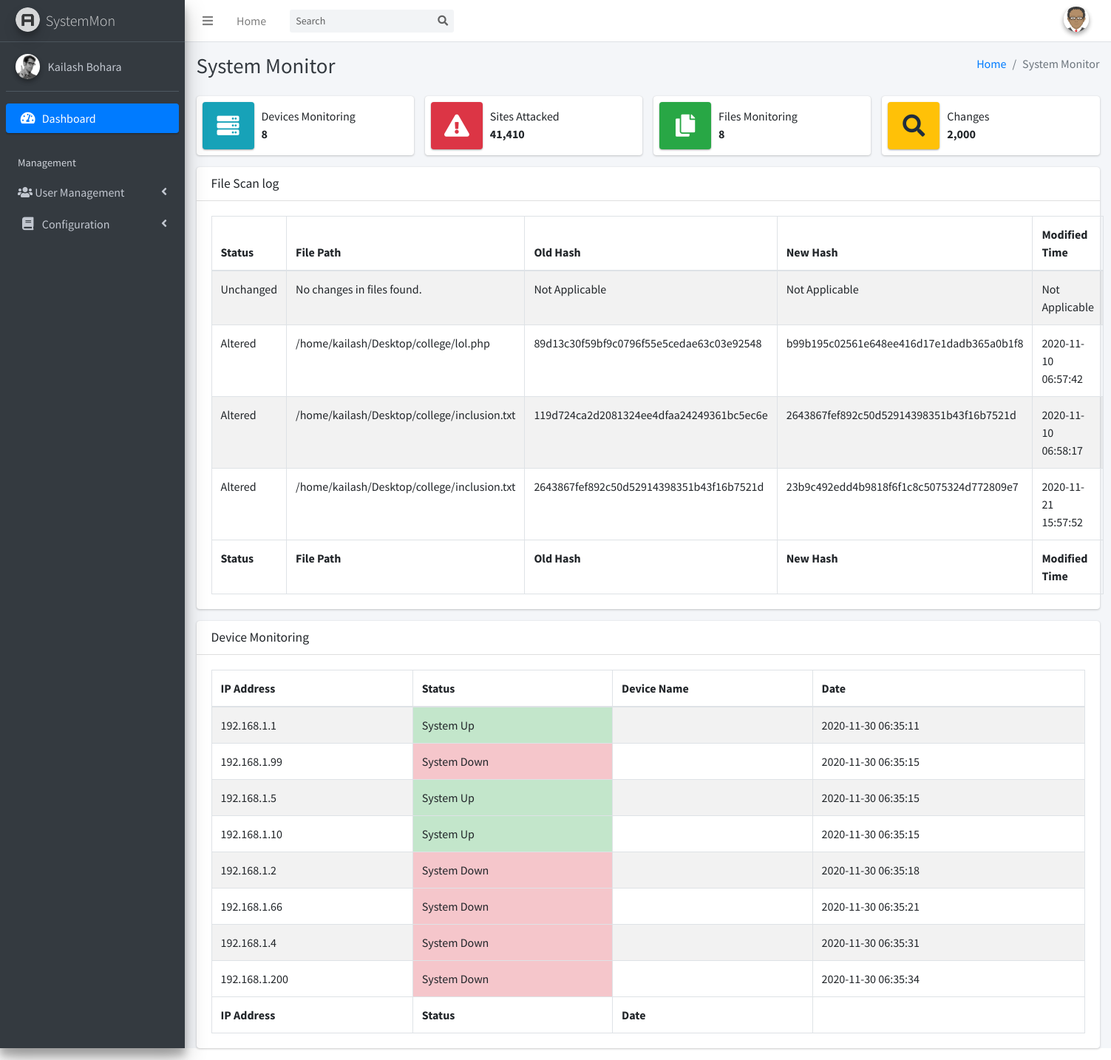
Page /dashboard.php on the committed database.
### tables this page shows
CREATE TABLE `file_history` (
  `time_stamp` char(19) DEFAULT NULL,
  `status` varchar(10) NOT NULL,
  `file_path` varchar(200) NOT NULL,
  `old_hash` varchar(40) DEFAULT NULL,
  `new_hash` varchar(40) DEFAULT NULL,
  `file_last_mod` char(19) DEFAULT NULL,
  `acct` varchar(20) NOT NULL
);

CREATE TABLE `IPstatus` (
  `id` smallint(6) NOT NULL,
  `ip_addr` varchar(15) DEFAULT NULL,
  `status` enum('up','down','n/a') NOT NULL DEFAULT 'n/a',
  `device_name` text NOT NULL,
  `date` timestamp NOT NULL DEFAULT CURRENT_TIMESTAMP
);

### dashboard.php (the view, shortened to what this page needs)
<!DOCTYPE html>
<html>
<head>
  <link rel="stylesheet" href="plugins/fontawesome-free/css/all.min.css">
  <link rel="stylesheet" href="https://code.ionicframework.com/ionicons/2.0.1/css/ionicons.min.css">
  <link rel="stylesheet" href="plugins/datatables-bs4/css/dataTables.bootstrap4.min.css">
  <link rel="stylesheet" href="plugins/datatables-responsive/css/responsive.bootstrap4.min.css">
  <link rel="stylesheet" href="dist/css/adminlte.min.css">
</head>
<body class="hold-transition sidebar-mini">
<div class="wrapper">
<?php include 'themepart/nav-bar.php'; ?>
<?php include 'themepart/sidebar.php'; ?>
    <div class="content-wrapper">
    <div class="content-header">
      <div class="container-fluid">
        <div class="row mb-2">
          <div class="col-sm-6">
            <h1 class="m-0 text-dark">System Monitor</h1>
          </div>
          <div class="col-sm-6">
            <ol class="breadcrumb float-sm-right">
              <li class="breadcrumb-item"><a href="#">Home</a></li>
              <li class="breadcrumb-item active">System Monitor</li>
            </ol>
          </div>
        </div>
      </div>
    </div>
    <section class="content">
      <div class="container-fluid">
        <div class="row">
          <div class="col-12 col-sm-6 col-md-3">
            <div class="info-box">
              <span class="info-box-icon bg-info elevation-1"><i class="fas fa-server"></i></span>
              <div class="info-box-content">
                 <?php
                 $connection = mysqli_connect("localhost","root","","hash_analyzer");
                 $query = "SELECT * FROM IPstatus";
                 $query_run = mysqli_query($connection,$query);
                 if($query_run)
                 {
                  $row = mysqli_num_rows($query_run);
                  }
                  ?>
                <span class="info-box-text">Devices Monitoring</span>
                <span class="info-box-number">
                  <?php echo $row; ?>
                </span>
              </div>
            </div>
          </div>
          <div class="col-12 col-sm-6 col-md-3">
            <div class="info-box mb-3">
              <span class="info-box-icon bg-danger elevation-1"><i class="fas fa-exclamation-triangle"></i></span>
              <div class="info-box-content">
                <span class="info-box-text">Sites Attacked</span>
                <span class="info-box-number">41,410</span>
              </div>
            </div>
          </div>
          <div class="col-12 col-sm-6 col-md-3">
            <div class="info-box mb-3">
              <span class="info-box-icon bg-success elevation-1"><i class="fas fa-copy"></i></span>
              <div class="info-box-content">
                <?php
                 $connection = mysqli_connect("localhost","root","","hash_analyzer");
                 $query = "SELECT * FROM file_scan_log";
                 $query_run = mysqli_query($connection,$query);
                 if($query_run)
                 {
                  $row = mysqli_num_rows($query_run);
                  }
                  ?>
                <span class="info-box-text">Files Monitoring</span>
                <span class="info-box-number"><?php echo $row; ?></span>
              </div>
            </div>
          </div>
          <div class="col-12 col-sm-6 col-md-3">
            <div class="info-box mb-3">
              <span class="info-box-icon bg-warning elevation-1"><i class="fas fa-search"></i></span>
              <div class="info-box-content">
                <span class="info-box-text">Changes</span>
                <span class="info-box-number">2,000</span>
              </div>
            </div>
          </div>
        </div>
 <div class="card">
              <div class="card-header">
                <h3 class="card-title">File Scan log</h3>
              </div>
              <div class="card-body">
                <?php
                $connection= mysqli_connect("localhost","root","","hash_analyzer");
                $query= "SELECT * FROM file_history";
                $query_run= mysqli_query($connection,$query);
                 ?>
                <table id="file-monitoring" class="table table-bordered table-striped">
                  <thead>
                  <tr>
                    <th>Status</th>
                    <th>File Path</th>
                    <th>Old Hash</th>
                    <th>New Hash</th>
                    <th>Modified Time</th>
                  </tr>
                  </thead>
                  <tbody>
                    <?php
                    if(mysqli_num_rows($query_run)> 0)
                    {
                      while($row = mysqli_fetch_assoc($query_run))
                      {
                       ?>
                  <tr>
                    <td> <?php echo $row['status'];?> </td>
                    <td> <?php echo $row['file_path'];?> </td>
                    <td> <?php echo $row['old_hash'];?> </td>
                    <td> <?php echo $row['new_hash'];?> </td>
                    <td> <?php echo $row['file_last_mod'];?> </td>
                  </tr>
                   <?php
                      }
                    }
                    else {
                      echo "No record found!";
                    }
                    ?>
                  </tbody>
                  <tfoot>
                  <tr>
                    <th>Status</th>
                    <th>File Path</th>
                    <th>Old Hash</th>
                    <th>New Hash</th>
                    <th>Modified Time</th>
                  </tr>
                  </tfoot>
                </table>
              </div>
            </div>
<div class="card">
              <div class="card-header">
                <h3 class="card-title">Device Monitoring</h3>
              </div>
<div class="card-body">
               <?php
                $connection= mysqli_connect("localhost","root","","hash_analyzer");
                $query= "SELECT * FROM IPstatus";
                $query_run= mysqli_query($connection,$query);
                ?>
                <table id="device-monitoring" class="table table-bordered table-striped">
                  <thead>
                  <tr>
                    <th>IP Address</th>
                    <th>Status</th>
                    <th>Device Name</th>
                    <th>Date</th>
                  </tr>
                  </thead>
                  <tbody>
                    <?php
                    if(mysqli_num_rows($query_run)> 0)
                    {
                      while($row = mysqli_fetch_assoc($query_run))
                      {
                       ?>
                  <tr>
                    <td> <?php echo $row['ip_addr'];?> </td>
                    <?php $status=$row['status'];
                     if($status=='up'){
         echo "<td class='table-success'>"."System Up"."</td>"; }
        else
         echo "<td class='table-danger'>"."System Down"."</td>";;
                    ?>
                    <td> <?php echo $row['device_name'];?> </td>
                    <td> <?php echo $row['date'];?> </td>
                  </tr>
                  <?php
                      }
                    }
                    else {
                      echo "No record found!";
                    }
                    ?>
                  </tbody>
                  <tfoot>
                  <tr>
                    <th>IP Address</th>
                    <th>Status</th>
                    <th>Date</th>
                  </tr>
                  </tfoot>
                </table>
              </div>
            </div>
</section>
</div>
</div>
</body>
</html>

### rows in the picture
file_history: status "Unchanged", file_path "No changes in files found.", old_hash "Not Applicable", new_hash "Not Applicable", file_last_mod "Not Applicable"
file_history: status "Altered", file_path "/home/kailash/Desktop/college/lol.php", old_hash "89d13c30f59bf9c0796f55e5cedae63c03e92548", new_hash "b99b195c02561e648ee416d17e1dadb365a0b1f8", file_last_mod "2020-11-10 06:57:42"
file_history: status "Altered", file_path "/home/kailash/Desktop/college/inclusion.txt", old_hash "119d724ca2d2081324ee4dfaa24249361bc5ec6e", new_hash "2643867fef892c50d52914398351b43f16b7521d", file_last_mod "2020-11-10 06:58:17"
file_history: status "Altered", file_path "/home/kailash/Desktop/college/inclusion.txt", old_hash "2643867fef892c50d52914398351b43f16b7521d", new_hash "23b9c492edd4b9818f6f1c8c5075324d772809e7", file_last_mod "2020-11-21 15:57:52"
ipstatus: ip_addr "192.168.1.1", status "System Up", date "2020-11-30 06:35:11"
ipstatus: ip_addr "192.168.1.99", status "System Down", date "2020-11-30 06:35:15"
ipstatus: ip_addr "192.168.1.5", status "System Up", date "2020-11-30 06:35:15"
ipstatus: ip_addr "192.168.1.10", status "System Up", date "2020-11-30 06:35:15"
ipstatus: ip_addr "192.168.1.2", status "System Down", date "2020-11-30 06:35:18"
ipstatus: ip_addr "192.168.1.66", status "System Down", date "2020-11-30 06:35:21"
ipstatus: ip_addr "192.168.1.4", status "System Down", date "2020-11-30 06:35:31"
ipstatus: ip_addr "192.168.1.200", status "System Down", date "2020-11-30 06:35:34"

### other values in the picture
$row "8"
